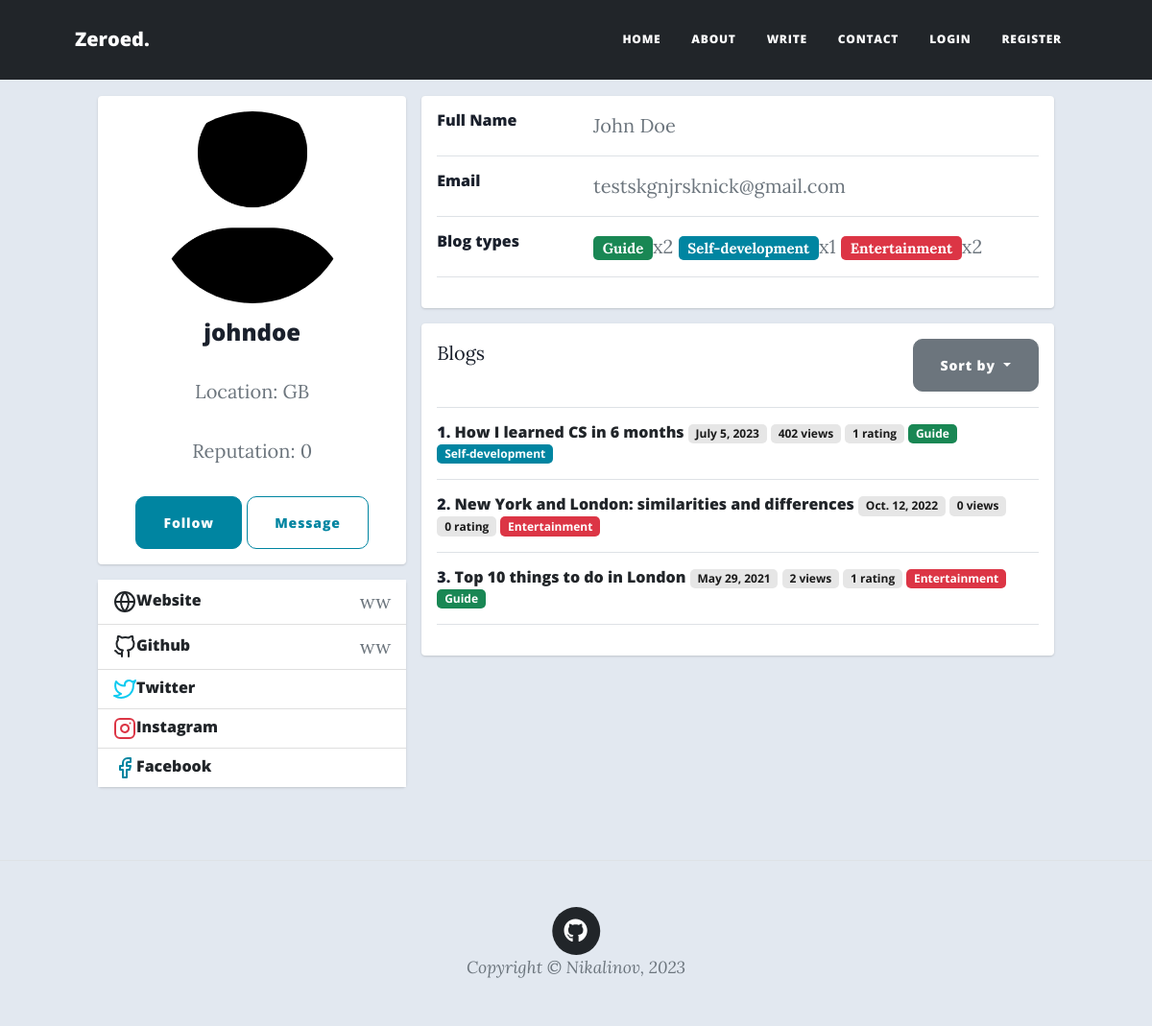
Page /feed/user/25/ on the earlier database version.
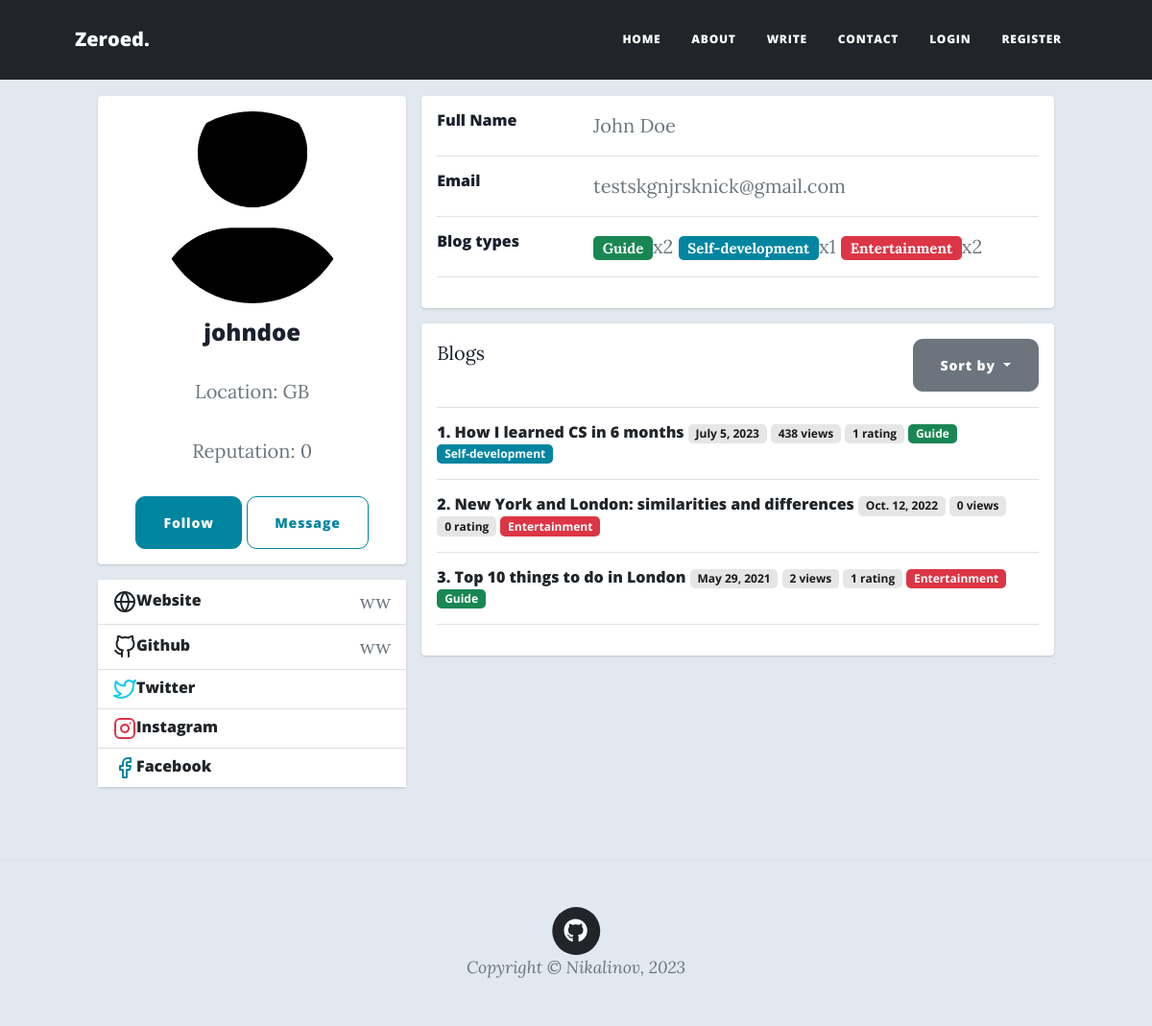
Same page on the later database version.
### feed/models.py (models this page shows, shortened)
class Blog(models.Model):
    title = models.CharField(max_length=200, null=True)
    author = models.ForeignKey(
        User,
        on_delete=models.RESTRICT,
        blank=True,
        null=True,
    )
    post_date = models.DateField(default=now)
    content_type = models.ManyToManyField(ContentType)
    language = models.ForeignKey(Language, on_delete=models.RESTRICT, null=True)
    content = QuillField()
    upvoters = models.ManyToManyField(User, related_name='upvoters')
    views = models.IntegerField(editable=False, default=0)
    class Meta:
        ordering = ['-post_date']
    def __str__(self):
        return self.title
    def get_rating(self):
        return len(self.upvoters.all())

### feed/views.py (the view, shortened to what this page needs)
# urls.py: path('user/<int:pk>/', views.profile, name='profile'),
def profile(request, pk, sorting='title', edit=''):
    user = get_object_or_404(User, pk=pk)
    user_profile = user.userprofile
    context = {
        'passed_user': user,
        'blogs': blogs_sorted(sorting, user),
        'edit': False
    }
    if not edit:
        return render(request, 'feed/profile.html', context=context)

### feed/models.py (called while the page is built)
    def __str__(self):
        return f'{self.user.first_name} {self.user.last_name}'

    def __str__(self):
        return self.type

### feed/templatetags/feed_extras.py (called while the page is built)
@register.filter
def get_blog_types(user: User) -> list[tuple]:
    types = defaultdict(int)
    for blog in user.blog_set.all():
        for content_type in blog.content_type.all():
            types[content_type] += 1
    return list(types.items())

### feed/views.py (called while the page is built)
def blogs_sorted(sorting, author=None):
    reverse_sorting = {'rating', 'views', 'post_date'}
    if sorting in reverse_sorting:
        sorting = '-' + sorting
    if sorting == '-rating':
        blogs = Blog.objects.annotate(rating=Count('upvoters')).order_by(sorting).all()
    else:
        blogs = Blog.objects.order_by(sorting).all()
    return blogs.filter(author=author) if author else blogs

### feed/templates/feed/profile.html (shortened to what the changed rows need)
{% extends 'base_generic.html' %}
{% block additional_links %}
  {% load feed_extras %}
  {% load static %}
  <link href="{% static 'feed/css/profile_style.css' %}" rel="stylesheet"/>
{% endblock %}
{% block content %}
<div class="container">
    <div class="main-body">
          <div id="profile-body" class="row gutters-sm">
            <div class="col-md-8">
              {% if passed_user.blog_set %}
                <div class="card mb-3">
                  <div class="card-body">
                    <div class="row">
                      <div class="col justify-content-between" style="display: flex;">
                      </div>
                    </div>
                    <hr>
                    {% for blog in blogs %}
                      <div class="row">
                        <div class="col">
                          <h6 class="mb-0">{{ forloop.counter }}.
                            <a href="{% url 'blog' blog.pk %}">{{ blog }}</a>
                            <span class="badge bg-light">{{ blog.post_date }}</span>
                            <span class="badge bg-light">{{ blog.views }} views</span>
                            <span class="badge bg-light">{{ blog.get_rating }} rating</span>
                          {% for type in blog.content_type.all %}
                            <span class="badge bg-{{ type.color }}">{{ type }}</span>
                          {% endfor %}
                          </h6>
                        </div>
                      </div>
                      <hr>
                    {% endfor %}
                  </div>
                </div>
              {% endif %}
            </div>
          </div>
        </div>
    </div>
{% endblock %}

Differences in the rows shown:
changed Blog "How I learned CS in 6 months": views "402" → "438"
